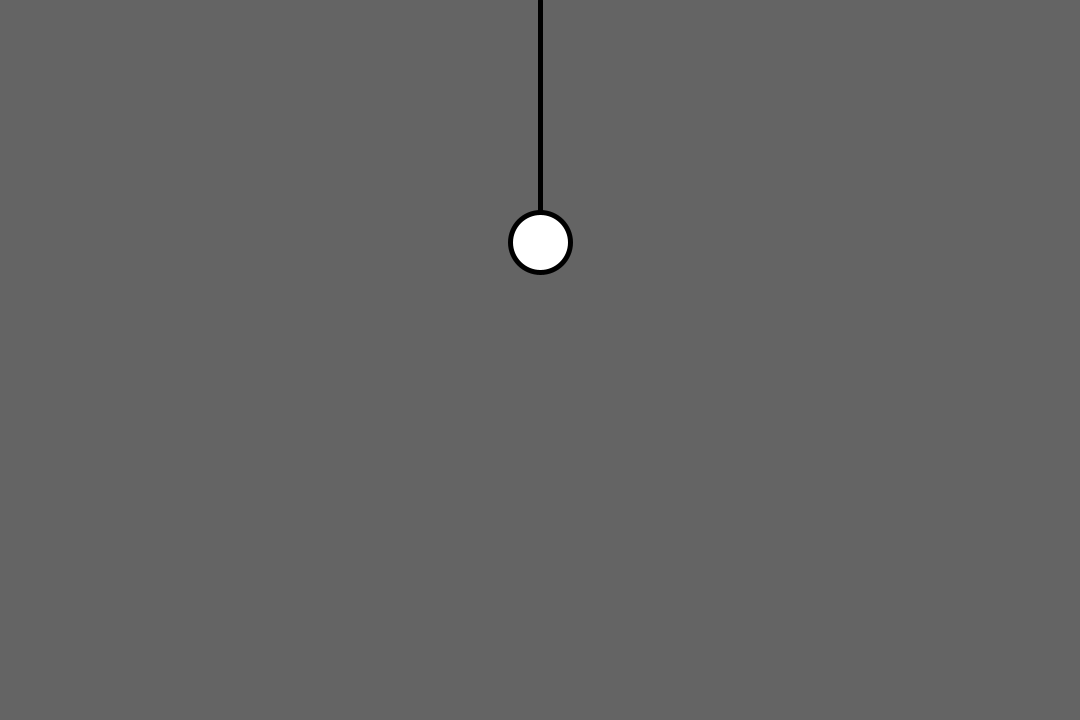
Frame 1 (no input)
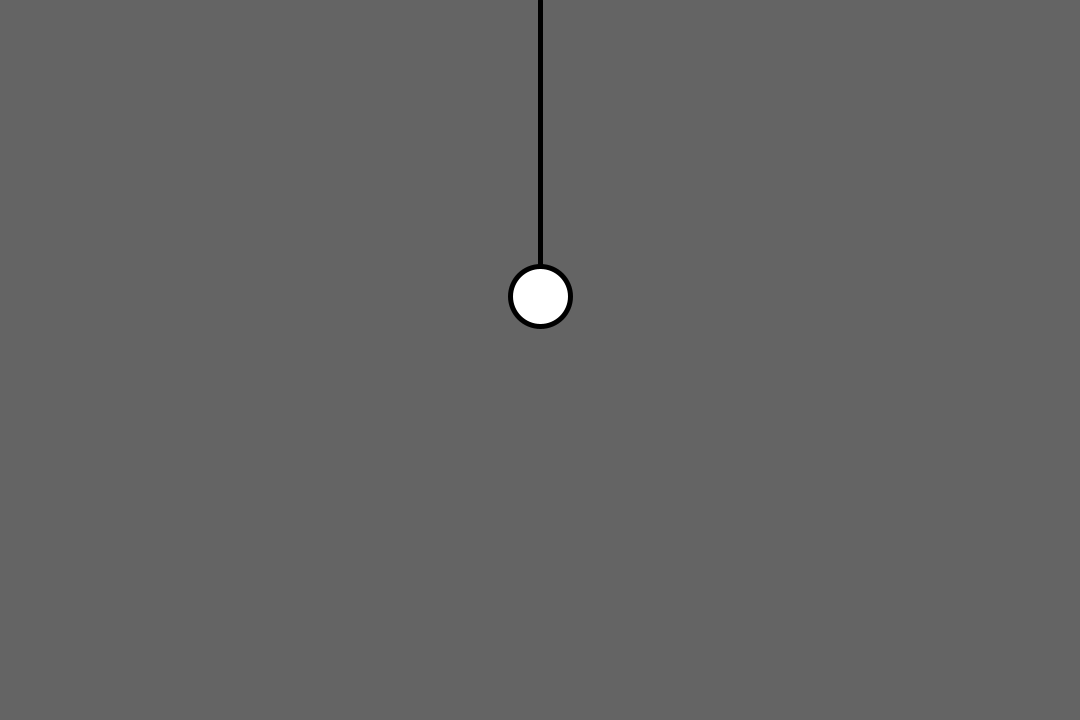
Frame 60 (the mouse pressed at the canvas centre just before this capture)
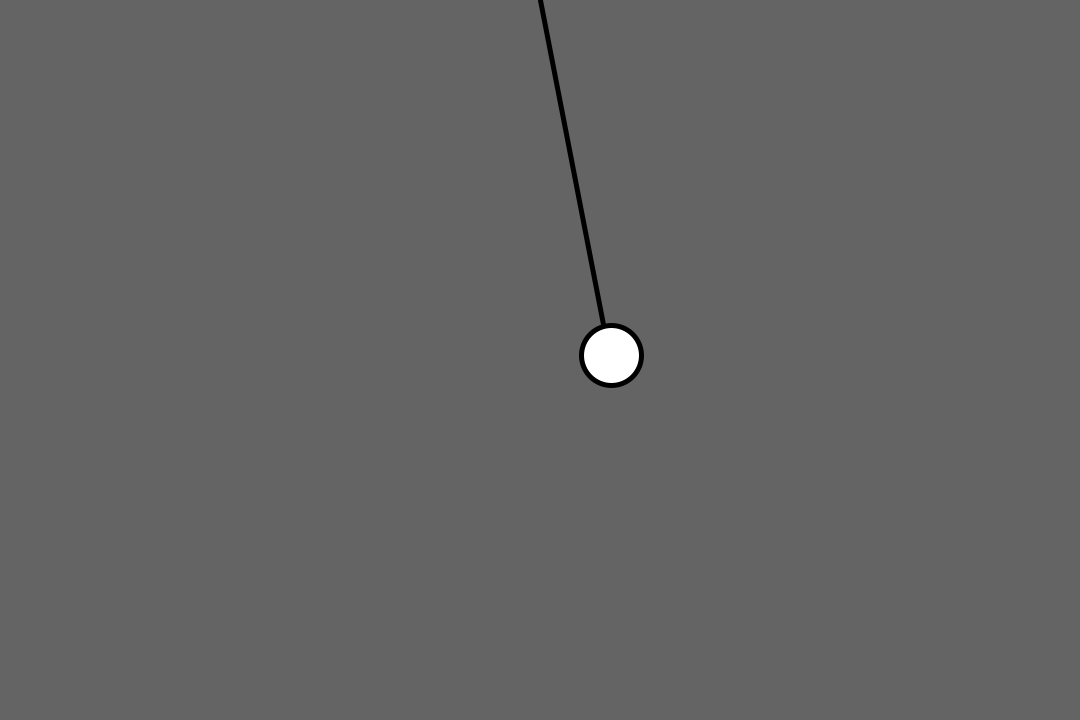
Frame 120 (the mouse held since frame 60 and released just before this capture)

The Processing sketch that drew these frames (run headless with seeded random() and noise(); from frame 60 on, the mouse is pressed at the canvas centre):

// Processing sketch: springPendulumWithClass
// ── springPendulumWithClass.pde
PVector origin;
Mover bob;
float restLength;
void setup()
{
  size(1080, 720);
  restLength = 300;
  origin = new PVector(width/2, 0);
  bob = new Mover(width/2, 240);
}
void draw()
{
  background(100);
  stroke(0);
  strokeWeight(5);
  line(origin.x, origin.y, bob.loc.x, bob.loc.y);

  PVector spring = PVector.sub(bob.loc, origin);
  float currentLength = spring.mag();
  spring.normalize();
  float stretch = currentLength - restLength; 
  float k = -0.1;
  spring.mult(k * stretch);
  bob.applyForce(spring);
  if (mousePressed)
  {
    bob.applyForce(new PVector(0.1, 0));
  }
  bob.applyForce(new PVector(0, 0.1));
  bob.update();
  bob.display();
}
// ── Mover.pde
class Mover
{
  PVector loc, aVel, aAce;
  float mass; 
  Mover(float x, float y)
  {
    loc = new PVector(x, y);
    aVel = new PVector(0, 0);
    aAce = new PVector(0, 0);
    mass = 3;
  }
  void applyForce(PVector force)
  {
    PVector f = PVector.div(force,mass);
    aAce.add(f);
  }
  void update()
  {
    aVel.add(aAce);
    loc.add(aVel);
    aAce.mult(0);
  }
  void display()
  {
    ellipse(loc.x,loc.y,mass*20,mass*20);
  }
}
